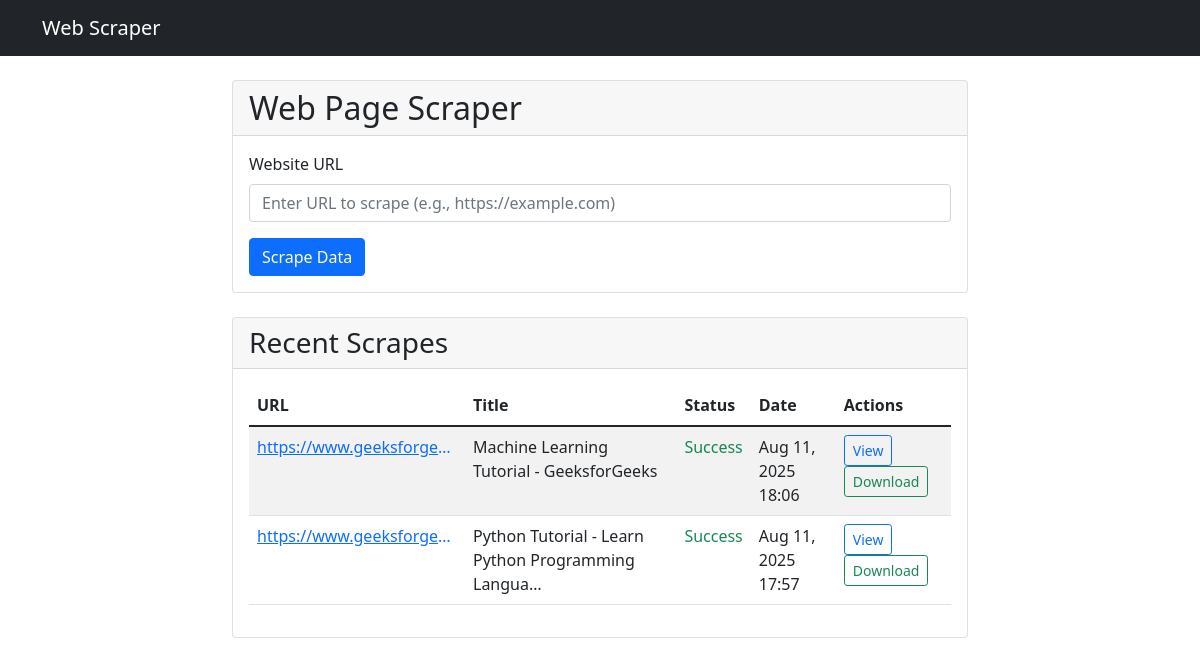
The page / on the database its author committed.
### scraper/models.py (models this page shows, shortened)
class ScrapedData(models.Model):
    url = models.URLField(max_length=500)
    title = models.CharField(max_length=200, blank=True)
    json_file = models.FileField(upload_to='scraped_data/')
    created_at = models.DateTimeField(default=timezone.now)
    status = models.CharField(max_length=20, choices=[
        ('success', 'Success'),
        ('error', 'Error'),
        ('pending', 'Pending')
    ], default='pending')
    error_message = models.TextField(blank=True)
    class Meta:
        ordering = ['-created_at']

### scraper/views.py (the view)
# urls.py: path('', views.index, name='index'),
def index(request):
    if request.method == 'POST':
        form = URLForm(request.POST)
        if form.is_valid():
            url = form.cleaned_data['url']
            scraped_data = ScrapedData.objects.create(
                url=url,
                status='pending'
            )
            scraper = WebScraper(url)
            data, error = scraper.scrape()
            if error:
                scraped_data.status = 'error'
                scraped_data.error_message = error
                scraped_data.save()
                messages.error(request, f'Error scraping URL: {error}')
            else:
                json_content = json.dumps(data, indent=2, ensure_ascii=False)
                filename = f"scraped_{scraped_data.id}_{scraped_data.created_at.strftime('%Y%m%d_%H%M%S')}.json"
                scraped_data.json_file.save(
                    filename,
                    ContentFile(json_content.encode('utf-8')),
                    save=False
                )
                scraped_data.title = data.get('title', 'No title')[:200]
                scraped_data.status = 'success'
                scraped_data.save()
                messages.success(request, 'Data scraped successfully!')
                return redirect('scraper:detail', pk=scraped_data.pk)
    else:
        form = URLForm()
    recent_scrapes = ScrapedData.objects.all()[:10]
    context = {
        'form': form,
        'recent_scrapes': recent_scrapes
    }
    return render(request, 'scraper/index.html', context)

### scraper/forms.py (shortened to what this page needs)
class URLForm(forms.Form):
    url = forms.URLField(
        max_length=500,
        widget=forms.URLInput(attrs={
            'class': 'form-control',
            'placeholder': 'Enter URL to scrape (e.g., https://example.com)',
            'required': True
        }),
        label='Website URL'
    )

### scraper/templates/scraper/index.html (shortened to what this page needs)
{% extends 'scraper/base.html' %}
{% block content %}
<div class="row">
    <div class="col-md-8 mx-auto">
        <div class="card">
            <div class="card-header">
                <h2 class="mb-0">Web Page Scraper</h2>
            </div>
            <div class="card-body">
                <form method="post">
                    <div class="mb-3">
                        <label for="{{ form.url.id_for_label }}" class="form-label">{{ form.url.label }}</label>
                        {{ form.url }}
                    </div>
                    <button type="submit" class="btn btn-primary">Scrape Data</button>
                </form>
            </div>
        </div>
        {% if recent_scrapes %}
        <div class="card mt-4">
            <div class="card-header">
                <h3 class="mb-0">Recent Scrapes</h3>
            </div>
            <div class="card-body">
                <div class="table-responsive">
                    <table class="table table-striped">
                        <thead>
                            <tr>
                                <th>URL</th>
                                <th>Title</th>
                                <th>Status</th>
                                <th>Date</th>
                                <th>Actions</th>
                            </tr>
                        </thead>
                        <tbody>
                            {% for scrape in recent_scrapes %}
                            <tr>
                                <td>
                                    <a href="{{ scrape.url }}" target="_blank" class="text-truncate d-inline-block" style="max-width: 200px;">
                                        {{ scrape.url }}
                                    </a>
                                </td>
                                <td>{{ scrape.title|truncatechars:50 }}</td>
                                <td>
                                    <span class="status-{{ scrape.status }}">
                                        {{ scrape.get_status_display }}
                                    </span>
                                </td>
                                <td>{{ scrape.created_at|date:"M d, Y H:i" }}</td>
                                <td>
                                    <a href="{% url 'scraper:detail' scrape.pk %}" class="btn btn-sm btn-outline-primary">View</a>
                                    {% if scrape.status == 'success' %}
                                        <a href="{% url 'scraper:download' scrape.pk %}" class="btn btn-sm btn-outline-success">Download</a>
                                    {% endif %}
                                </td>
                            </tr>
                            {% endfor %}
                        </tbody>
                    </table>
                </div>
            </div>
        </div>
        {% endif %}
    </div>
</div>
{% endblock %}

### scraper/templates/scraper/base.html (shortened to what this page needs)
<!DOCTYPE html>
<html lang="en">
<head>
    <link href="https://cdn.jsdelivr.net/npm/bootstrap@5.1.3/dist/css/bootstrap.min.css" rel="stylesheet">
</head>
<body>
    <nav class="navbar navbar-expand-lg navbar-dark bg-dark">
        <div class="container">
            <a class="navbar-brand" href="{% url 'scraper:index' %}">Web Scraper</a>
        </div>
    </nav>
    <div class="container mt-4">
        {% block content %}
        {% endblock %}
    </div>
</body>
</html>

### scraper/templates/scraper/base.html (style rules this page uses)
.status-success { color: #198754; }

### rows shown on the page
ScrapedData: url "https://www.geeksforge…", title "Machine Learning Tutorial - GeeksforGeeks", status "Success", created_at "Aug 11, 2025 18:06", shows "Download"
ScrapedData: url "https://www.geeksforge…", title "Python Tutorial - Learn Python Programming Langua…", status "Success", created_at "Aug 11, 2025 17:57", shows "Download"
